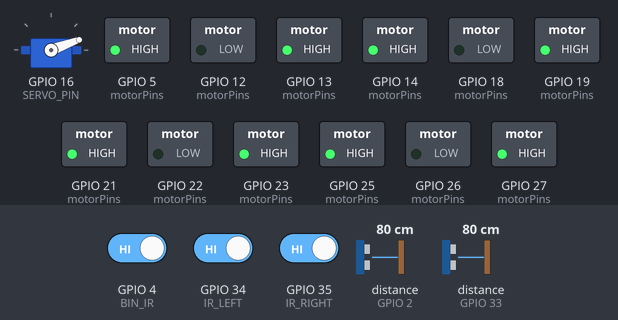
A sketch run on a simulated ESP32. On the bench: servo, switched loads named in the sketch (green lamp = pin HIGH). Wiring (inferred from the names in the program): 2 × ultrasonic range finder: trigger GPIO 15, echo GPIO 2 / trigger GPIO 32, echo GPIO 33. Dashed ring = blinking. The inputs (shaded band) are chosen by the test bench; at power-on: distance to the obstacle (sensors on GPIO 33, GPIO 2) 80 cm, GPIO 4 (BIN_IR) HIGH, GPIO 34 (IR_LEFT) HIGH, GPIO 35 (IR_RIGHT) HIGH. The echo pulse lasts 58.3 µs per cm; WiFi joins after 1.5 s; servers stay silent unless stated; pins used as bus, display or sensor lines are not drawn; what the sketch prints to the serial monitor is not drawn.

Above: at 2.7 s.
2.8 s: distance to the obstacle (sensor on GPIO 33) set to 23 cm
4.3 s: distance to the obstacle (sensor on GPIO 33) set to 18 cm
At 5.0 s:
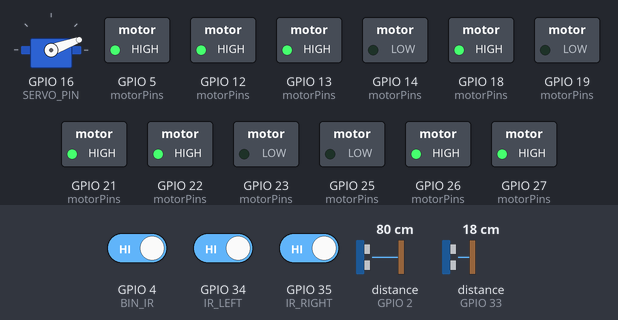
7.3 s: distance to the obstacle (sensor on GPIO 2) set to 20 cm
9.5 s: distance to the obstacle (sensor on GPIO 2) set to 15 cm
At 11.1 s:
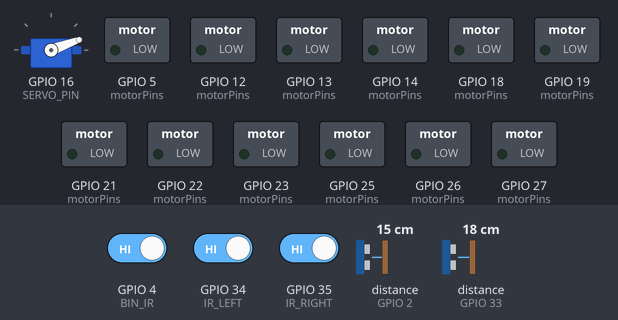
11.4 s: distance to the obstacle (sensor on GPIO 2) set to 2 cm
At 12.6 s:
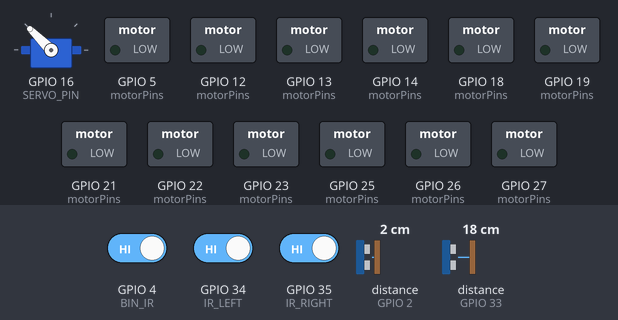
14.4 s: distance to the obstacle (sensor on GPIO 2) set to 18 cm
At 16.0 s:
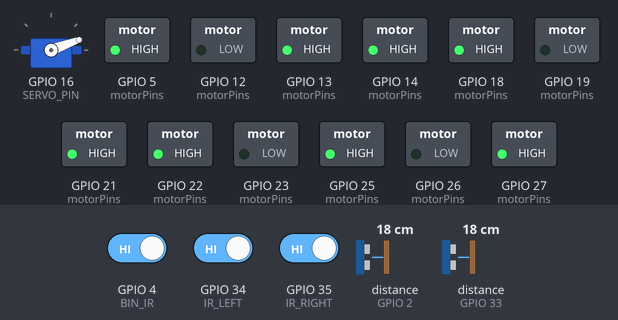
Timing chart, 0 to 18.4 s (numbered marks = the images above; inputs shaded):
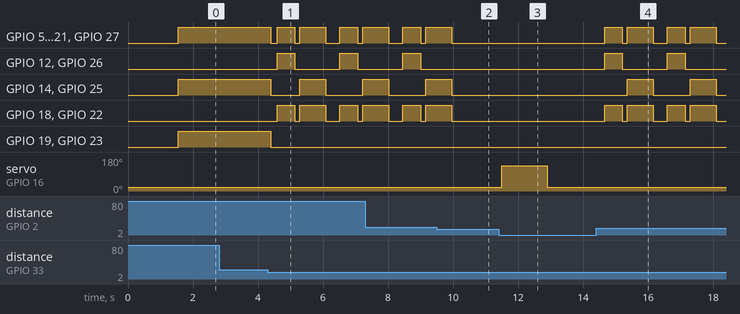

Measured:
- the behaviour switches between 21 and 20 cm on distance to the obstacle (sensor on GPIO 33) (found by bisection; images 0 and 1)
- the behaviour switches between 18 and 17 cm on distance to the obstacle (sensor on GPIO 2) (found by bisection; images 1 and 2)
- after the input at 2.8 s, every drawn part: stays the same
- after the input at 4.3 s, GPIO 5 (motorPins): HIGH → LOW after 0.09 s, → HIGH 0.20 s later, → LOW 0.55 s later, → HIGH 0.15 s later, … (8 changes in this stretch); GPIO 12 (motorPins): alternates HIGH for 0.55 s and LOW for 1.4 s, starting after 0.29 s
- after the input at 9.5 s, GPIO 5 (motorPins), GPIO 13 (motorPins), GPIO 18 (motorPins), GPIO 21 (motorPins), GPIO 22 (motorPins), GPIO 27 (motorPins): goes on until 10.0 s, then stays LOW; GPIO 12 (motorPins), GPIO 26 (motorPins): stays LOW (without the input it goes to HIGH after 0.89 s)
- after the input at 11.4 s, servo on GPIO 16 (SERVO_PIN): 20° → 135° after 0.10 s, → 20° 1.4 s later
- after the input at 14.4 s, GPIO 5 (motorPins): LOW → HIGH after 0.26 s, → LOW 0.55 s later, → HIGH 0.15 s later, → LOW 0.80 s later, … (8 changes in this stretch); GPIO 12 (motorPins): alternates HIGH for 0.55 s and LOW for 1.4 s, starting after 0.26 s

The sketch:

EcoBot_Firebase_WiFi.ino
```cpp
#include <Arduino.h>
#include <WiFi.h>
#include <Firebase_ESP_Client.h>
#include <ESP32Servo.h>

// Install: Firebase Arduino Client Library for ESP8266 and ESP32
// Fill these values before uploading.
#define WIFI_SSID "YOUR_WIFI_NAME"
#define WIFI_PASSWORD "YOUR_WIFI_PASSWORD"
#define API_KEY "AIzaSyAra3hPq88iND1GboObujr3g8jLSpwvk4M"
#define DATABASE_URL "https://ecobot-b2ad3-default-rtdb.asia-southeast1.firebasedatabase.app"
#define DEVICE_EMAIL "ecobot-device@ecobot-b2ad3.firebaseapp.com"
#define DEVICE_PASSWORD "CHANGE_THIS_DEVICE_PASSWORD"

#define IR_LEFT 34
#define IR_RIGHT 35
#define BIN_IR 4
#define OBSTACLE LOW
#define TRIG_FRONT 32
#define ECHO_FRONT 33
#define FRONT_OBSTACLE_DISTANCE 20.0
#define TRIG_GARBAGE 15
#define ECHO_GARBAGE 2
#define GARBAGE_DISTANCE 12.0
#define GARBAGE_RESET_DISTANCE 18.0
#define SERVO_PIN 16
#define SCOOP_HOME 20
#define SCOOP_THROW 135

#define L_AIN1 25
#define L_AIN2 26
#define L_PWMA 27
#define L_BIN1 14
#define L_BIN2 12
#define L_PWMB 13
#define R_AIN1 18
#define R_AIN2 19
#define R_PWMA 21
#define R_BIN1 22
#define R_BIN2 23
#define R_PWMB 5

FirebaseData fbdo;
FirebaseAuth auth;
FirebaseConfig config;
Servo scoopServo;
bool collected = false;
unsigned long lastPublish = 0;
String robotStatus = "BOOTING";

void setMotor(int in1, int in2, int pwm, int direction) {
  digitalWrite(in1, direction == 1 ? HIGH : LOW);
  digitalWrite(in2, direction == -1 ? HIGH : LOW);
  digitalWrite(pwm, direction == 0 ? LOW : HIGH);
}
void leftSide(int d) { setMotor(L_AIN1,L_AIN2,L_PWMA,d); setMotor(L_BIN1,L_BIN2,L_PWMB,d); }
void rightSide(int d) { d = -d; setMotor(R_AIN1,R_AIN2,R_PWMA,d); setMotor(R_BIN1,R_BIN2,R_PWMB,d); }
void stopRobot() { leftSide(0); rightSide(0); }
void forward() { leftSide(1); rightSide(1); }
void backward() { leftSide(-1); rightSide(-1); }
void turnLeft() { leftSide(-1); rightSide(1); }
void turnRight() { leftSide(1); rightSide(-1); }

float getDistance(int trigPin, int echoPin) {
  digitalWrite(trigPin, LOW); delayMicroseconds(2); digitalWrite(trigPin, HIGH); delayMicroseconds(10); digitalWrite(trigPin, LOW);
  unsigned long duration = pulseIn(echoPin, HIGH, 30000);
  return duration == 0 ? 999.0 : duration * 0.0343 / 2.0;
}
void collectGarbage() { stopRobot(); scoopServo.write(SCOOP_THROW); delay(1400); scoopServo.write(SCOOP_HOME); delay(1000); robotStatus = "COLLECTION COMPLETE"; }
void avoidFrontObstacle() { stopRobot(); delay(200); backward(); delay(550); stopRobot(); delay(150); turnRight(); delay(800); stopRobot(); }
void avoidLeftObstacle() { stopRobot(); delay(150); backward(); delay(350); stopRobot(); delay(100); turnRight(); delay(600); stopRobot(); }
void avoidRightObstacle() { stopRobot(); delay(150); backward(); delay(350); stopRobot(); delay(100); turnLeft(); delay(600); stopRobot(); }

void publishTelemetry(int leftIR, int rightIR, int binSensor, float frontDistance, float garbageDistance, bool moving) {
  if (!Firebase.ready() || millis() - lastPublish < 1200) return;
  lastPublish = millis();
  FirebaseJson json;
  json.set("online", true);
  json.set("moving", moving);
  json.set("binFull", binSensor == LOW);
  json.set("binLevel", binSensor == LOW ? 100 : 0);
  json.set("battery", 100);
  json.set("frontDistance", frontDistance);
  json.set("garbageDistance", garbageDistance);
  json.set("leftObstacle", leftIR == OBSTACLE);
  json.set("rightObstacle", rightIR == OBSTACLE);
  json.set("collected", collected);
  json.set("status", robotStatus);
  json.set("lastSeen", (int) (millis() / 1000));
  if (!Firebase.RTDB.setJSON(&fbdo, "/ecobot", &json)) Serial.println(fbdo.errorReason());
}

void setup() {
  Serial.begin(115200);
  pinMode(IR_LEFT, INPUT); pinMode(IR_RIGHT, INPUT); pinMode(BIN_IR, INPUT);
  pinMode(TRIG_FRONT, OUTPUT); pinMode(ECHO_FRONT, INPUT); pinMode(TRIG_GARBAGE, OUTPUT); pinMode(ECHO_GARBAGE, INPUT);
  int motorPins[] = {L_AIN1,L_AIN2,L_PWMA,L_BIN1,L_BIN2,L_PWMB,R_AIN1,R_AIN2,R_PWMA,R_BIN1,R_BIN2,R_PWMB};
  for (int pin : motorPins) { pinMode(pin, OUTPUT); digitalWrite(pin, LOW); }
  scoopServo.setPeriodHertz(50); scoopServo.attach(SERVO_PIN, 500, 2400); scoopServo.write(SCOOP_HOME); stopRobot();
  WiFi.begin(WIFI_SSID, WIFI_PASSWORD);
  while (WiFi.status() != WL_CONNECTED) { delay(500); Serial.print("."); }
  Serial.println("\nWiFi connected: " + WiFi.localIP().toString());
  config.api_key = API_KEY; config.database_url = DATABASE_URL;
  auth.user.email = DEVICE_EMAIL; auth.user.password = DEVICE_PASSWORD;
  Firebase.begin(&config, &auth); Firebase.reconnectWiFi(true);
  robotStatus = "CLEAR -> FORWARD";
}

void loop() {
  int leftIR = digitalRead(IR_LEFT), rightIR = digitalRead(IR_RIGHT), binSensor = digitalRead(BIN_IR);
  float garbageDistance = getDistance(TRIG_GARBAGE, ECHO_GARBAGE); delay(30); float frontDistance = getDistance(TRIG_FRONT, ECHO_FRONT);
  bool moving = false;
  if (binSensor == LOW) { stopRobot(); robotStatus = "BIN FULL -> ROBOT STOPPED"; }
  else if (garbageDistance <= GARBAGE_DISTANCE && garbageDistance > 2 && !collected) { robotStatus = "GARBAGE DETECTED"; collectGarbage(); collected = true; }
  else if (garbageDistance > GARBAGE_RESET_DISTANCE) { collected = false; if (leftIR == OBSTACLE && rightIR == OBSTACLE) { robotStatus = "BOTH IR BLOCKED"; avoidFrontObstacle(); } else if (frontDistance <= FRONT_OBSTACLE_DISTANCE && frontDistance > 2) { robotStatus = "FRONT ULTRASONIC BLOCKED"; avoidFrontObstacle(); } else if (leftIR == OBSTACLE) { robotStatus = "LEFT IR BLOCKED"; avoidLeftObstacle(); } else if (rightIR == OBSTACLE) { robotStatus = "RIGHT IR BLOCKED"; avoidRightObstacle(); } else { robotStatus = "CLEAR -> FORWARD"; forward(); moving = true; } }
  publishTelemetry(leftIR, rightIR, binSensor, frontDistance, garbageDistance, moving);
  delay(50);
}
```
